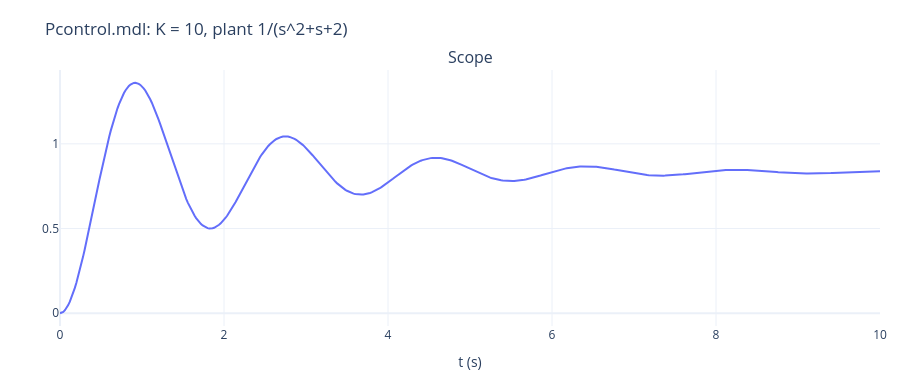
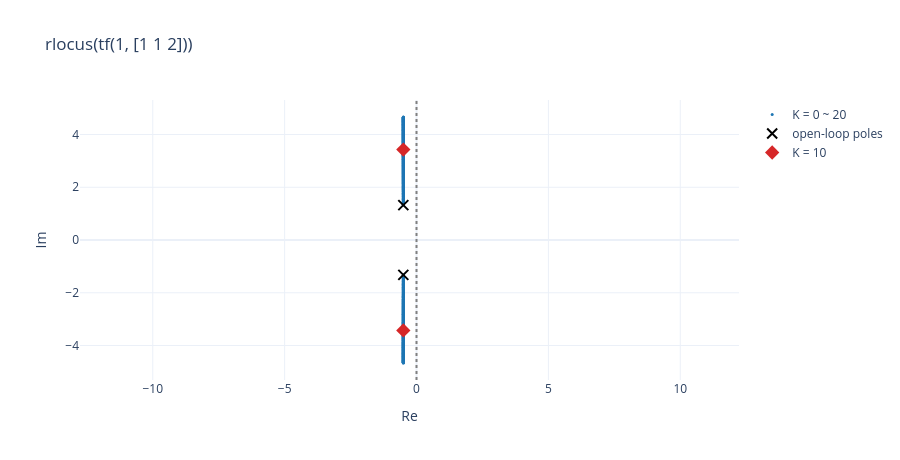

Notebook code for these charts, in order:
### Markdown cell above
## 2. P 控制 `Pcontrol.mdl`

Step（$t=0$）→ Sum（$e=r-y$）→ Gain $K=10$ → $\dfrac{1}{s^2+s+2}$，模擬 10 秒。
閉迴路 $\dfrac{K}{s^2+s+2+K}$：穩態值 $\dfrac{10}{12}=0.8333$；網頁用 `rlocus(sys1)` 看 $K$ 增加時極點的位置：
實部固定在 $-0.5$，$K$ 越大虛部越大（振盪頻率越高、阻尼比越小），但永遠不會不穩定。

### Code cell
K = 10
t, X = simulate(lambda t, x: Gp.dx(x, K * (step(t, 0) - Gp.y(x))), np.zeros(2), 10)
y = Gp.C @ X
print(f"Pcontrol K = 10: final value 10/12 = {10 / 12:.4f}; y(10) = {y[-1]:.4f} (still settling, envelope e^(-0.5t)); overshoot = {overshoot(y, 10 / 12):.1f} %")
print("closed-loop poles:", 0 + np.round(np.roots([1, 1, 2 + K]), 4))
scope(t, {"Scope": [("y", y)]}, "Pcontrol.mdl: K = 10, plant 1/(s^2+s+2)", h=380)
rlocus([1], [1, 1, 2], np.linspace(0, 20, 401), marks=[(10, "#d62728")], title="rlocus(tf(1, [1 1 2]))")

### Figure 1 — Plotly figure (JSON) as saved in the notebook; plotly's stock layout.template omitted (floating-point values rounded to 4 significant figures; data arrays with more than 128 entries replaced by an {"elided": "..."} marker saying what was removed)
{"data": [{"mode": "lines", "name": "y", "type": "scatter", "x": {"elided": "501 float values"}, "xaxis": "x", "y": {"elided": "501 float values"}, "yaxis": "y"}], "layout": {"annotations": [{"font": {"size": 16}, "showarrow": false, "text": "Scope", "x": 0.5, "xanchor": "center", "xref": "paper", "y": 1.0, "yanchor": "bottom", "yref": "paper"}], "height": 380, "margin": {"b": 50, "l": 60, "r": 20, "t": 70}, "title": {"text": "Pcontrol.mdl: K = 10, plant 1/(s^2+s+2)"}, "xaxis": {"anchor": "y", "domain": [0.0, 1.0], "title": {"text": "t (s)"}}, "yaxis": {"anchor": "x", "domain": [0.0, 1.0]}}}

### Figure 2 — Plotly figure (JSON) as saved in the notebook; plotly's stock layout.template omitted (floating-point values rounded to 4 significant figures; data arrays with more than 128 entries replaced by an {"elided": "..."} marker saying what was removed)
{"data": [{"marker": {"color": "#1f77b4", "size": 3}, "mode": "markers", "name": "K = 0 ~ 20", "type": "scatter", "x": {"elided": "802 float values"}, "y": {"elided": "802 float values"}}, {"marker": {"line": {"color": "black", "width": 2}, "size": 10, "symbol": "x-thin"}, "mode": "markers", "name": "open-loop poles", "type": "scatter", "x": [-0.5, -0.5], "y": [1.323, -1.323]}, {"marker": {"color": "#d62728", "size": 11, "symbol": "diamond"}, "mode": "markers", "name": "K = 10", "type": "scatter", "x": [-0.5, -0.5], "y": [3.428, -3.428]}], "layout": {"height": 460, "shapes": [{"line": {"color": "gray", "dash": "dot"}, "type": "line", "x0": 0, "x1": 0, "xref": "x", "y0": 0, "y1": 1, "yref": "y domain"}], "title": {"text": "rlocus(tf(1, [1 1 2]))"}, "xaxis": {"title": {"text": "Re"}}, "yaxis": {"scaleanchor": "x", "title": {"text": "Im"}}}}
